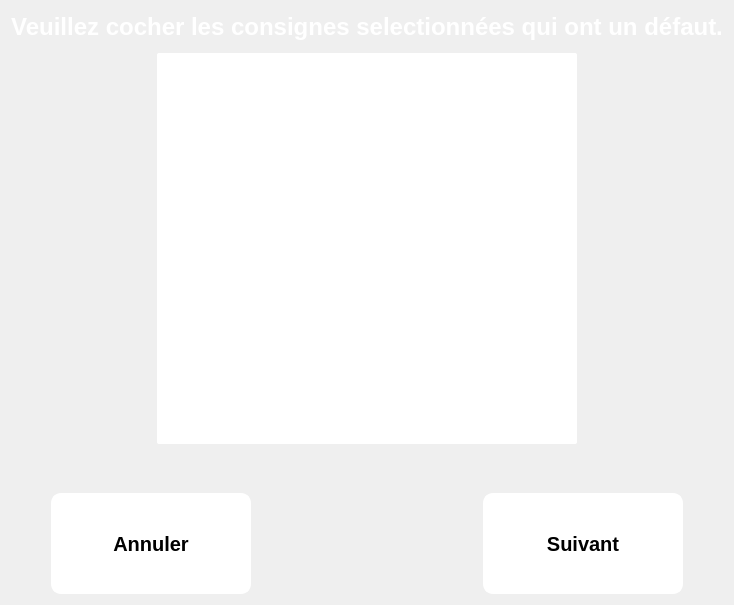
       <widget class="QWidget" name="P_CheckBoxDef">
        <layout class="QGridLayout" name="gridLayout_4">
         <item row="0" column="0">
          <widget class="QLabel" name="label_4">
           <property name="minimumSize">
            <size>
             <width>0</width>
             <height>31</height>
            </size>
           </property>
           <property name="maximumSize">
            <size>
             <width>16777215</width>
             <height>31</height>
            </size>
           </property>
           <property name="font">
            <font>
             <pointsize>18</pointsize>
             <weight>75</weight>
             <bold>true</bold>
            </font>
           </property>
           <property name="styleSheet">
            <string notr="true">color: rgb(255, 255, 255);
font: bold 18pt ;</string>
           </property>
           <property name="text">
            <string>Veuillez cocher les consignes selectionnées qui ont un défaut.</string>
           </property>
           <property name="alignment">
            <set>Qt::AlignCenter</set>
           </property>
          </widget>
         </item>
         <item row="1" column="0">
          <layout class="QHBoxLayout" name="horizontalLayout_8">
           <property name="margin">
            <number>5</number>
           </property>
           <item>
            <spacer name="horizontalSpacer_16">
             <property name="orientation">
              <enum>Qt::Horizontal</enum>
             </property>
             <property name="sizeType">
              <enum>QSizePolicy::MinimumExpanding</enum>
             </property>
             <property name="sizeHint" stdset="0">
              <size>
               <width>40</width>
               <height>20</height>
              </size>
             </property>
            </spacer>
           </item>
           <item>
            <widget class="QListWidget" name="listBOX_checkDef">
             <property name="sizePolicy">
              <sizepolicy hsizetype="MinimumExpanding" vsizetype="MinimumExpanding">
               <horstretch>0</horstretch>
               <verstretch>0</verstretch>
              </sizepolicy>
             </property>
             <property name="minimumSize">
              <size>
               <width>420</width>
               <height>391</height>
              </size>
             </property>
             <property name="maximumSize">
              <size>
               <width>420</width>
               <height>391</height>
              </size>
             </property>
             <property name="styleSheet">
              <string notr="true">QListWidget::item {
     margin :5 0 5 0; 
     border-bottom:2px solid black;
     border-top:2px solid black;
	 font:15pt;
     background-color: white;
	 min-height:85px; 
     max-height:85px;
 
}

QListWidget{
    background-color: white;
	border-radius: 2px;
 	font:15pt;
	position:center;
}


 QScrollBar::vertical{
	border-radius: 2px;
	width:60px;	
    border: 2px solid white;
	background: grey;
	margin:25 1 25 1;
}

QScrollBar::handle:vertical{
	border-radius: 27px;
	border: 2px solid;
	min-height: 40px;
    min-width:53px;
    max-height: 53px;
    max-width:40px;		
	border-color: rgb(66, 66, 66);
	background: white
}
QScrollBar::add-line:vertical {
    border: 2px solid white;
    border-radius:16px;    
    background: grey;
    height: 25px;
    subcontrol-position: top;
    subcontrol-origin: margin;
}

QScrollBar::sub-line:vertical {
	border-radius:16px;    
	border: 2px solid white;
    background: grey;
    height: 25px;
    subcontrol-position: bottom;
    subcontrol-origin: margin;
}
QScrollBar:down-arrow:vertical, QScrollBar::up-arrow:vertical{
    width: 10px;
    height: 10px;
    background: white;
}

QScrollBar::add-page:vertical, QScrollBar::sub-page:vertical {
    background: none;
}

QListWidget::indicator{
	border:2px solid black;
border-radius:10px;
	min-height:80px;
	min-width:80px;
	max-height:80px;
	max-width:80px;
	right:-250px;
	top:-30px;
	
}



QListWidget::indicator::unchecked {
    border:2px solid black;
	background-color: rgb(255, 255, 255);
	min-height:80px;
	min-width:80px;
	max-height:80px;
	max-width:80px;
	right:-250px;
	top:-30px;
}

QListWidget::indicator::checked {
     
	border:2px solid black;
	
	background-color: rgb(119, 119, 119);
	min-height:80px;
	min-width:80px;
	max-height:80px;
	max-width:80px;
	right:-250px;
	top:-30px;

}</string>
             </property>
             <property name="verticalScrollBarPolicy">
              <enum>Qt::ScrollBarAsNeeded</enum>
             </property>
             <property name="horizontalScrollBarPolicy">
              <enum>Qt::ScrollBarAlwaysOff</enum>
             </property>
             <property name="editTriggers">
              <set>QAbstractItemView::NoEditTriggers</set>
             </property>
             <property name="selectionMode">
              <enum>QAbstractItemView::NoSelection</enum>
             </property>
             <property name="layoutMode">
              <enum>QListView::Batched</enum>
             </property>
            </widget>
           </item>
           <item>
            <spacer name="horizontalSpacer_17">
             <property name="orientation">
              <enum>Qt::Horizontal</enum>
             </property>
             <property name="sizeType">
              <enum>QSizePolicy::MinimumExpanding</enum>
             </property>
             <property name="sizeHint" stdset="0">
              <size>
               <width>40</width>
               <height>20</height>
              </size>
             </property>
            </spacer>
           </item>
          </layout>
         </item>
         <item row="2" column="0">
          <spacer name="verticalSpacer_6">
           <property name="orientation">
            <enum>Qt::Vertical</enum>
           </property>
           <property name="sizeType">
            <enum>QSizePolicy::Fixed</enum>
           </property>
           <property name="sizeHint" stdset="0">
            <size>
             <width>20</width>
             <height>38</height>
            </size>
           </property>
          </spacer>
         </item>
         <item row="3" column="0">
          <layout class="QHBoxLayout" name="horizontalLayout_7">
           <item>
            <spacer name="horizontalSpacer_13">
             <property name="orientation">
              <enum>Qt::Horizontal</enum>
             </property>
             <property name="sizeType">
              <enum>QSizePolicy::Fixed</enum>
             </property>
             <property name="sizeHint" stdset="0">
              <size>
               <width>40</width>
               <height>20</height>
              </size>
             </property>
            </spacer>
           </item>
           <item>
            <widget class="QPushButton" name="B_Cancel_def">
             <property name="minimumSize">
              <size>
               <width>200</width>
               <height>101</height>
              </size>
             </property>
             <property name="maximumSize">
              <size>
               <width>200</width>
               <height>101</height>
              </size>
             </property>
             <property name="font">
              <font>
               <pointsize>15</pointsize>
               <weight>75</weight>
               <italic>false</italic>
               <bold>true</bold>
              </font>
             </property>
             <property name="styleSheet">
              <string notr="true">QPushButton:flat:pressed{ 

	background-color: #ECF0F1;
}

QPushButton:flat {   
    	border:2px solid white;
		border-style: outset;
        border-radius:10px;
        background-color: rgb(255, 255, 255);
}</string>
             </property>
             <property name="text">
              <string>Annuler</string>
             </property>
             <property name="flat">
              <bool>true</bool>
             </property>
            </widget>
           </item>
           <item>
            <spacer name="horizontalSpacer_14">
             <property name="orientation">
              <enum>Qt::Horizontal</enum>
             </property>
             <property name="sizeHint" stdset="0">
              <size>
               <width>40</width>
               <height>20</height>
              </size>
             </property>
            </spacer>
           </item>
           <item>
            <widget class="QPushButton" name="B_Next_Pdef">
             <property name="minimumSize">
              <size>
               <width>200</width>
               <height>101</height>
              </size>
             </property>
             <property name="maximumSize">
              <size>
               <width>200</width>
               <height>101</height>
              </size>
             </property>
             <property name="font">
              <font>
               <pointsize>15</pointsize>
               <weight>75</weight>
               <italic>false</italic>
               <bold>true</bold>
              </font>
             </property>
             <property name="styleSheet">
              <string notr="true">QPushButton:flat:pressed{ 

	background-color: #ECF0F1;
}

QPushButton:flat {   
    	border:2px solid white;
		border-style: outset;
        border-radius:10px;
        background-color: rgb(255, 255, 255);
}</string>
             </property>
             <property name="text">
              <string>Suivant</string>
             </property>
             <property name="flat">
              <bool>true</bool>
             </property>
            </widget>
           </item>
           <item>
            <spacer name="horizontalSpacer_15">
             <property name="orientation">
              <enum>Qt::Horizontal</enum>
             </property>
             <property name="sizeType">
              <enum>QSizePolicy::Fixed</enum>
             </property>
             <property name="sizeHint" stdset="0">
              <size>
               <width>40</width>
               <height>20</height>
              </size>
             </property>
            </spacer>
           </item>
          </layout>
         </item>
        </layout>
       </widget>
